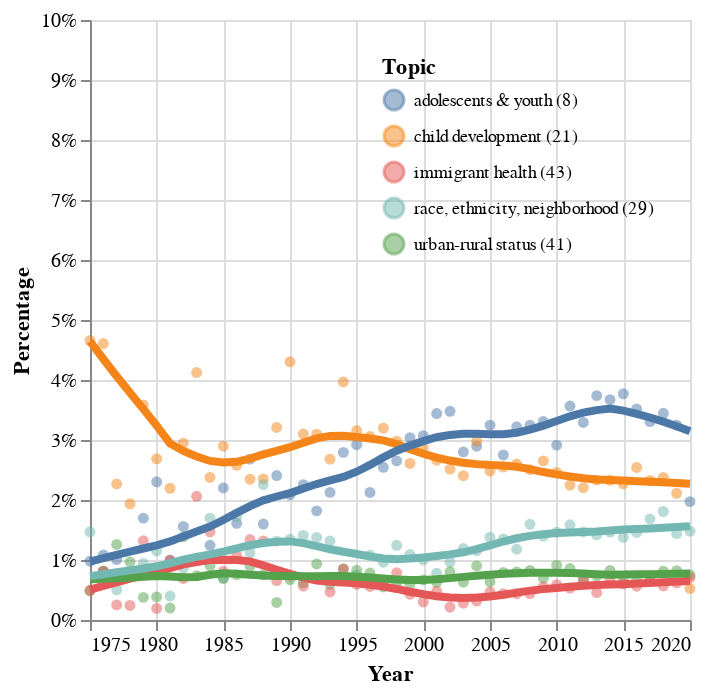

Here is the notebook cell this chart was saved with:
### Code cell
dftp_list3 = dft_list3.pivot_table(index=['Dominant_Topic','Year'],columns='Topic_Name_No', values='Percentage')
dftp_list3.reset_index(inplace=True)

base = alt.Chart(dftp_list3).mark_circle(opacity=0.5).transform_fold(
    fold=list3,
    as_=['Topic_Name_No', 'Percentage']
).encode(
    alt.X('Year:T'),
    alt.Y('Percentage:Q',axis=alt.Axis(format='%'), scale=alt.Scale(domain=[0, .1])),
    alt.Color('Topic_Name_No:N', 
    legend=alt.Legend(title="Topic", 
                      titleFont="Avenir", 
                      labelFont="Avenir", 
                      labelFontSize=9, 
                      orient='top-right'))).properties(width=300,height=300)
    
base+base.transform_loess('Year','Percentage',groupby=['Topic_Name_No']).mark_line(size=4)

### Figure 1 — Vega-Lite specification as saved in the notebook (floating-point values rounded to 4 significant figures; data arrays with more than 128 entries replaced by an {"elided": "..."} marker saying what was removed)
{"config": {"view": {"continuousWidth": 300, "continuousHeight": 300}}, "layer": [{"mark": {"type": "circle", "opacity": 0.5}, "encoding": {"color": {"field": "Topic_Name_No", "legend": {"labelFont": "Avenir", "labelFontSize": 9, "orient": "top-right", "title": "Topic", "titleFont": "Avenir"}, "type": "nominal"}, "x": {"field": "Year", "type": "temporal"}, "y": {"axis": {"format": "%"}, "field": "Percentage", "scale": {"domain": [0, 0.1]}, "type": "quantitative"}}, "transform": [{"fold": ["child development (21)", "adolescents & youth (8)", "immigrant health (43)", "urban-rural status (41)", "race, ethnicity, neighborhood (29)"], "as": ["Topic_Name_No", "Percentage"]}]}, {"mark": {"type": "line", "size": 4}, "encoding": {"color": {"field": "Topic_Name_No", "legend": {"labelFont": "Avenir", "labelFontSize": 9, "orient": "top-right", "title": "Topic", "titleFont": "Avenir"}, "type": "nominal"}, "x": {"field": "Year", "type": "temporal"}, "y": {"axis": {"format": "%"}, "field": "Percentage", "scale": {"domain": [0, 0.1]}, "type": "quantitative"}}, "transform": [{"fold": ["child development (21)", "adolescents & youth (8)", "immigrant health (43)", "urban-rural status (41)", "race, ethnicity, neighborhood (29)"], "as": ["Topic_Name_No", "Percentage"]}, {"loess": "Percentage", "on": "Year", "groupby": ["Topic_Name_No"]}]}], "data": {"name": "data-ff6a3bb66b1bf820964d9859dccc3251"}, "height": 300, "width": 300, "$schema": "https://vega.github.io/schema/vega-lite/v5.15.1.json", "datasets": {"data-ff6a3bb66b1bf820964d9859dccc3251": {"elided": "230 records"}}}
